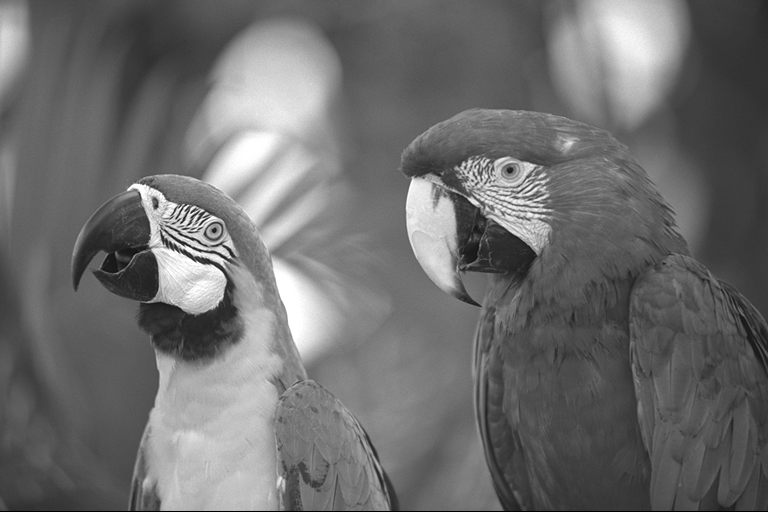
%> input picture hw2/solution/code/parrots.png, 768 x 512 px
$ octave partB.m   (GNU Octave 9; MATLAB toolbox functions it lacks are replaced by stand-ins)
%> lines starting %> are read from the running program, lines starting %| are printed output that depends on the picture
### hw2/A2-150050022-150050061/code/corCoeff.m
function corCoeff = corCoeff(x1,x2)
    N = size(x1,1)*size(x1,2);
    mean1 = mean(x1(:));									% calculate means
    mean2 = mean(x2(:));
    std1 = std(x1(:));										% calculate standard deviations
    std2 = std(x2(:));
    x1 = x1 - mean1;										% subtract mean from all values
    x2 = x2 - mean2;
    corCoeff = sum(sum((x1).*x2 / ((N-1)* std1 * std2)));	% return correlation coefficient
end

### hw2/solution/code/partB.m
x = double(imread('parrots.png'));
%> x: size 512x768 double; min 0, max 255, mean 109.4; mean of the top-left, top-right, bottom-left and bottom-right quarters 121.9, 106.9, 123.5, 85.3
coerr = zeros(100,1);
for i =1:100
    x1 = x(: , 1:size(x,2)-i);				% putting into correct bins
    x2 = x(: , i+1:size(x,2));
    coerr(i) = corCoeff(x1,x2);
end
%> this loop made 100 passes
%> after the loop, coerr = 100 values, max 0.984 at index 1, min 0.062 at index 100, mean 0.428
plot(coerr);								% plot relation between z and Correlation Coefficient
xlabel('z');
ylabel('Value of Correlation Coefficient');
title('Dependence of Correlation coefficient on z');
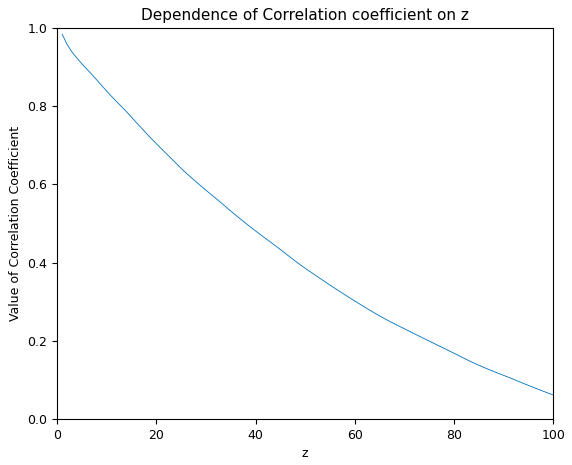
%> figure redrawn from the program's plot data; curve peaks at x = 1, y = 0.984
